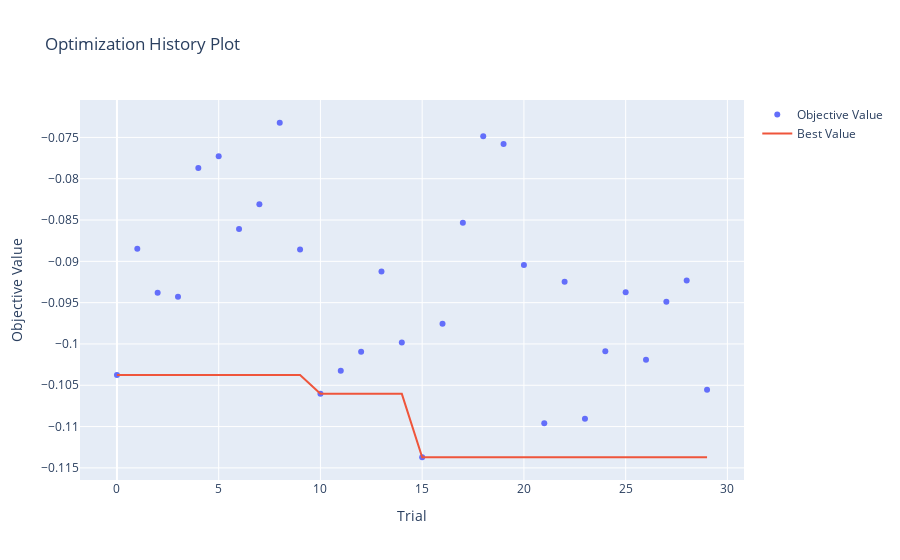
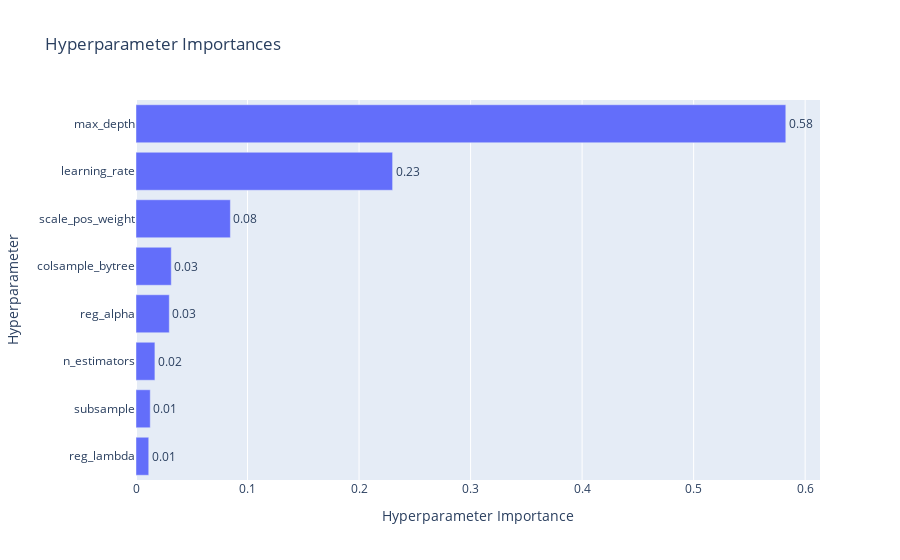

Source (notebook cell) for these figures, in order:
### Markdown cell above
#### Визуализации

### Code cell
# Визуализации
fig = plot_optimization_history(study_xgboost)
fig.show()

fig = plot_param_importances(study_xgboost)
fig.show()

### Figure 1 — Plotly figure (JSON) as saved in the notebook; plotly's stock layout.template omitted (floating-point values rounded to 4 significant figures)
{"data": [{"mode": "markers", "name": "Objective Value", "type": "scatter", "x": [0, 1, 2, 3, 4, 5, 6, 7, 8, 9, 10, 11, 12, 13, 14, 15, 16, 17, 18, 19, 20, 21, 22, 23, 24, 25, 26, 27, 28, 29], "y": [-0.1037, -0.08847, -0.0938, -0.09428, -0.07869, -0.07727, -0.08608, -0.0831, -0.07322, -0.08857, -0.106, -0.1032, -0.101, -0.09122, -0.09982, -0.1137, -0.09756, -0.08531, -0.07485, -0.0758, -0.09044, -0.1096, -0.09248, -0.109, -0.1009, -0.09373, -0.1019, -0.09488, -0.09233, -0.1055]}, {"mode": "lines", "name": "Best Value", "type": "scatter", "x": [0, 1, 2, 3, 4, 5, 6, 7, 8, 9, 10, 11, 12, 13, 14, 15, 16, 17, 18, 19, 20, 21, 22, 23, 24, 25, 26, 27, 28, 29], "y": [-0.1037, -0.1037, -0.1037, -0.1037, -0.1037, -0.1037, -0.1037, -0.1037, -0.1037, -0.1037, -0.106, -0.106, -0.106, -0.106, -0.106, -0.1137, -0.1137, -0.1137, -0.1137, -0.1137, -0.1137, -0.1137, -0.1137, -0.1137, -0.1137, -0.1137, -0.1137, -0.1137, -0.1137, -0.1137]}, {"marker": {"color": "#cccccc"}, "mode": "markers", "name": "Infeasible Trial", "showlegend": false, "type": "scatter", "x": [], "y": []}], "layout": {"title": {"text": "Optimization History Plot"}, "xaxis": {"title": {"text": "Trial"}}, "yaxis": {"title": {"text": "Objective Value"}}}}

### Figure 2 — Plotly figure (JSON) as saved in the notebook; plotly's stock layout.template omitted (floating-point values rounded to 4 significant figures)
{"data": [{"cliponaxis": false, "hovertemplate": ["reg_lambda (FloatDistribution): 0.011425472399409454<extra></extra>", "subsample (FloatDistribution): 0.012774314915935643<extra></extra>", "n_estimators (IntDistribution): 0.01695159641038265<extra></extra>", "reg_alpha (FloatDistribution): 0.02985324546174919<extra></extra>", "colsample_bytree (FloatDistribution): 0.03163099504110138<extra></extra>", "scale_pos_weight (FloatDistribution): 0.08462340034782605<extra></extra>", "learning_rate (FloatDistribution): 0.23009471430229536<extra></extra>", "max_depth (IntDistribution): 0.5826462611213001<extra></extra>"], "name": "Objective Value", "orientation": "h", "text": ["0.01", "0.01", "0.02", "0.03", "0.03", "0.08", "0.23", "0.58"], "textposition": "outside", "type": "bar", "x": [0.01143, 0.01277, 0.01695, 0.02985, 0.03163, 0.08462, 0.2301, 0.5826], "y": ["reg_lambda", "subsample", "n_estimators", "reg_alpha", "colsample_bytree", "scale_pos_weight", "learning_rate", "max_depth"]}], "layout": {"title": {"text": "Hyperparameter Importances"}, "xaxis": {"title": {"text": "Hyperparameter Importance"}}, "yaxis": {"title": {"text": "Hyperparameter"}}}}
